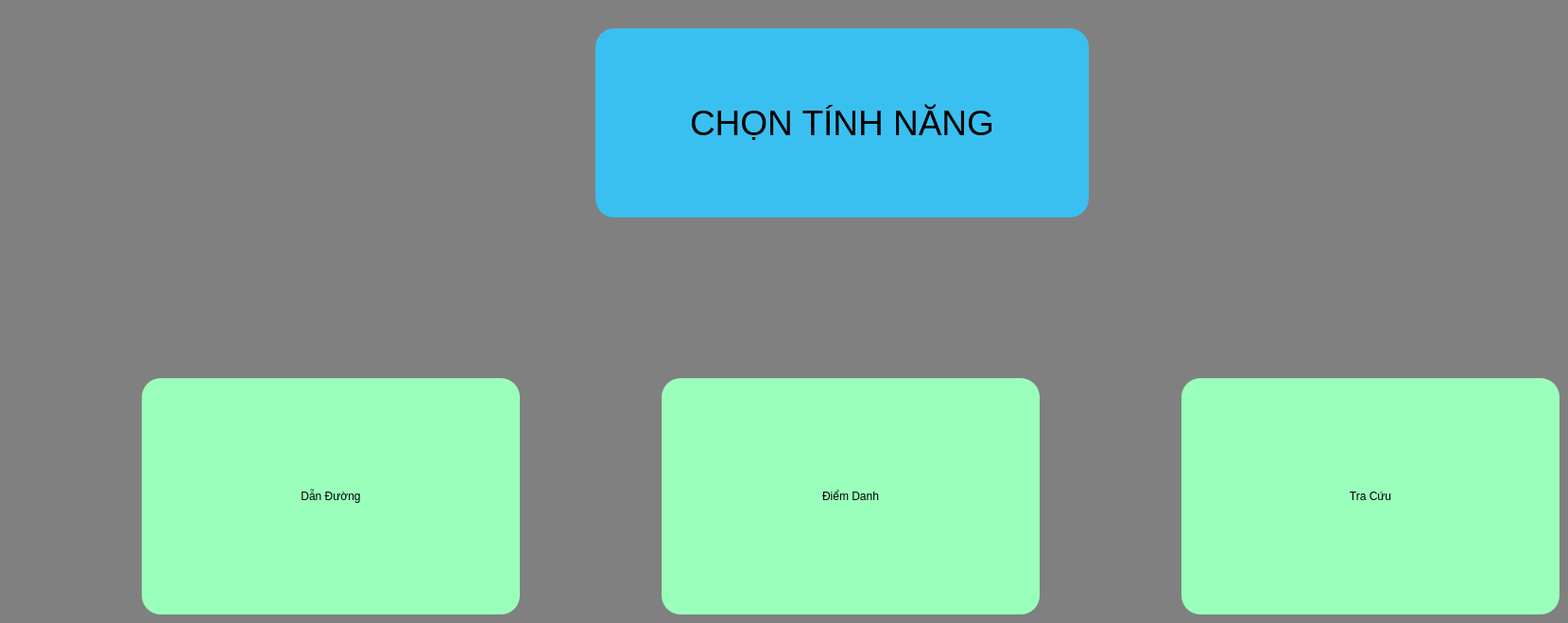
      <widget class="QWidget" name="tab_tinh_nang">
       <property name="palette">
        <palette>
         <active>
          <colorrole role="WindowText">
           <brush brushstyle="SolidPattern">
            <color alpha="255">
             <red>0</red>
             <green>0</green>
             <blue>0</blue>
            </color>
           </brush>
          </colorrole>
          <colorrole role="Button">
           <brush brushstyle="SolidPattern">
            <color alpha="255">
             <red>128</red>
             <green>128</green>
             <blue>128</blue>
            </color>
           </brush>
          </colorrole>
          <colorrole role="Light">
           <brush brushstyle="SolidPattern">
            <color alpha="255">
             <red>255</red>
             <green>255</green>
             <blue>255</blue>
            </color>
           </brush>
          </colorrole>
          <colorrole role="Midlight">
           <brush brushstyle="SolidPattern">
            <color alpha="255">
             <red>255</red>
             <green>255</green>
             <blue>255</blue>
            </color>
           </brush>
          </colorrole>
          <colorrole role="Dark">
           <brush brushstyle="SolidPattern">
            <color alpha="255">
             <red>127</red>
             <green>127</green>
             <blue>127</blue>
            </color>
           </brush>
          </colorrole>
          <colorrole role="Mid">
           <brush brushstyle="SolidPattern">
            <color alpha="255">
             <red>170</red>
             <green>170</green>
             <blue>170</blue>
            </color>
           </brush>
          </colorrole>
          <colorrole role="Text">
           <brush brushstyle="SolidPattern">
            <color alpha="255">
             <red>0</red>
             <green>0</green>
             <blue>0</blue>
            </color>
           </brush>
          </colorrole>
          <colorrole role="BrightText">
           <brush brushstyle="SolidPattern">
            <color alpha="255">
             <red>255</red>
             <green>255</green>
             <blue>255</blue>
            </color>
           </brush>
          </colorrole>
          <colorrole role="ButtonText">
           <brush brushstyle="SolidPattern">
            <color alpha="255">
             <red>0</red>
             <green>0</green>
             <blue>0</blue>
            </color>
           </brush>
          </colorrole>
          <colorrole role="Base">
           <brush brushstyle="SolidPattern">
            <color alpha="255">
             <red>128</red>
             <green>128</green>
             <blue>128</blue>
            </color>
           </brush>
          </colorrole>
          <colorrole role="Window">
           <brush brushstyle="SolidPattern">
            <color alpha="255">
             <red>128</red>
             <green>128</green>
             <blue>128</blue>
            </color>
           </brush>
          </colorrole>
          <colorrole role="Shadow">
           <brush brushstyle="SolidPattern">
            <color alpha="255">
             <red>0</red>
             <green>0</green>
             <blue>0</blue>
            </color>
           </brush>
          </colorrole>
          <colorrole role="AlternateBase">
           <brush brushstyle="SolidPattern">
            <color alpha="255">
             <red>255</red>
             <green>255</green>
             <blue>255</blue>
            </color>
           </brush>
          </colorrole>
          <colorrole role="ToolTipBase">
           <brush brushstyle="SolidPattern">
            <color alpha="255">
             <red>255</red>
             <green>255</green>
             <blue>220</blue>
            </color>
           </brush>
          </colorrole>
          <colorrole role="ToolTipText">
           <brush brushstyle="SolidPattern">
            <color alpha="255">
             <red>0</red>
             <green>0</green>
             <blue>0</blue>
            </color>
           </brush>
          </colorrole>
          <colorrole role="PlaceholderText">
           <brush brushstyle="SolidPattern">
            <color alpha="128">
             <red>0</red>
             <green>0</green>
             <blue>0</blue>
            </color>
           </brush>
          </colorrole>
         </active>
         <inactive>
          <colorrole role="WindowText">
           <brush brushstyle="SolidPattern">
            <color alpha="255">
             <red>0</red>
             <green>0</green>
             <blue>0</blue>
            </color>
           </brush>
          </colorrole>
          <colorrole role="Button">
           <brush brushstyle="SolidPattern">
            <color alpha="255">
             <red>128</red>
             <green>128</green>
             <blue>128</blue>
            </color>
           </brush>
          </colorrole>
          <colorrole role="Light">
           <brush brushstyle="SolidPattern">
            <color alpha="255">
             <red>255</red>
             <green>255</green>
             <blue>255</blue>
            </color>
           </brush>
          </colorrole>
          <colorrole role="Midlight">
           <brush brushstyle="SolidPattern">
            <color alpha="255">
             <red>255</red>
             <green>255</green>
             <blue>255</blue>
            </color>
           </brush>
          </colorrole>
          <colorrole role="Dark">
           <brush brushstyle="SolidPattern">
            <color alpha="255">
             <red>127</red>
             <green>127</green>
             <blue>127</blue>
            </color>
           </brush>
          </colorrole>
          <colorrole role="Mid">
           <brush brushstyle="SolidPattern">
            <color alpha="255">
             <red>170</red>
             <green>170</green>
             <blue>170</blue>
            </color>
           </brush>
          </colorrole>
          <colorrole role="Text">
           <brush brushstyle="SolidPattern">
            <color alpha="255">
             <red>0</red>
             <green>0</green>
             <blue>0</blue>
            </color>
           </brush>
          </colorrole>
          <colorrole role="BrightText">
           <brush brushstyle="SolidPattern">
            <color alpha="255">
             <red>255</red>
             <green>255</green>
             <blue>255</blue>
            </color>
           </brush>
          </colorrole>
          <colorrole role="ButtonText">
           <brush brushstyle="SolidPattern">
            <color alpha="255">
             <red>0</red>
             <green>0</green>
             <blue>0</blue>
            </color>
           </brush>
          </colorrole>
          <colorrole role="Base">
           <brush brushstyle="SolidPattern">
            <color alpha="255">
             <red>128</red>
             <green>128</green>
             <blue>128</blue>
            </color>
           </brush>
          </colorrole>
          <colorrole role="Window">
           <brush brushstyle="SolidPattern">
            <color alpha="255">
             <red>128</red>
             <green>128</green>
             <blue>128</blue>
            </color>
           </brush>
          </colorrole>
          <colorrole role="Shadow">
           <brush brushstyle="SolidPattern">
            <color alpha="255">
             <red>0</red>
             <green>0</green>
             <blue>0</blue>
            </color>
           </brush>
          </colorrole>
          <colorrole role="AlternateBase">
           <brush brushstyle="SolidPattern">
            <color alpha="255">
             <red>255</red>
             <green>255</green>
             <blue>255</blue>
            </color>
           </brush>
          </colorrole>
          <colorrole role="ToolTipBase">
           <brush brushstyle="SolidPattern">
            <color alpha="255">
             <red>255</red>
             <green>255</green>
             <blue>220</blue>
            </color>
           </brush>
          </colorrole>
          <colorrole role="ToolTipText">
           <brush brushstyle="SolidPattern">
            <color alpha="255">
             <red>0</red>
             <green>0</green>
             <blue>0</blue>
            </color>
           </brush>
          </colorrole>
          <colorrole role="PlaceholderText">
           <brush brushstyle="SolidPattern">
            <color alpha="128">
             <red>0</red>
             <green>0</green>
             <blue>0</blue>
            </color>
           </brush>
          </colorrole>
         </inactive>
         <disabled>
          <colorrole role="WindowText">
           <brush brushstyle="SolidPattern">
            <color alpha="255">
             <red>127</red>
             <green>127</green>
             <blue>127</blue>
            </color>
           </brush>
          </colorrole>
          <colorrole role="Button">
           <brush brushstyle="SolidPattern">
            <color alpha="255">
             <red>128</red>
             <green>128</green>
             <blue>128</blue>
            </color>
           </brush>
          </colorrole>
          <colorrole role="Light">
           <brush brushstyle="SolidPattern">
            <color alpha="255">
             <red>255</red>
             <green>255</green>
             <blue>255</blue>
            </color>
           </brush>
          </colorrole>
          <colorrole role="Midlight">
           <brush brushstyle="SolidPattern">
            <color alpha="255">
             <red>255</red>
             <green>255</green>
             <blue>255</blue>
            </color>
           </brush>
          </colorrole>
          <colorrole role="Dark">
           <brush brushstyle="SolidPattern">
            <color alpha="255">
             <red>127</red>
             <green>127</green>
             <blue>127</blue>
            </color>
           </brush>
          </colorrole>
          <colorrole role="Mid">
           <brush brushstyle="SolidPattern">
            <color alpha="255">
             <red>170</red>
             <green>170</green>
             <blue>170</blue>
            </color>
           </brush>
          </colorrole>
          <colorrole role="Text">
           <brush brushstyle="SolidPattern">
            <color alpha="255">
             <red>127</red>
             <green>127</green>
             <blue>127</blue>
            </color>
           </brush>
          </colorrole>
          <colorrole role="BrightText">
           <brush brushstyle="SolidPattern">
            <color alpha="255">
             <red>255</red>
             <green>255</green>
             <blue>255</blue>
            </color>
           </brush>
          </colorrole>
          <colorrole role="ButtonText">
           <brush brushstyle="SolidPattern">
            <color alpha="255">
             <red>127</red>
             <green>127</green>
             <blue>127</blue>
            </color>
           </brush>
          </colorrole>
          <colorrole role="Base">
           <brush brushstyle="SolidPattern">
            <color alpha="255">
             <red>128</red>
             <green>128</green>
             <blue>128</blue>
            </color>
           </brush>
          </colorrole>
          <colorrole role="Window">
           <brush brushstyle="SolidPattern">
            <color alpha="255">
             <red>128</red>
             <green>128</green>
             <blue>128</blue>
            </color>
           </brush>
          </colorrole>
          <colorrole role="Shadow">
           <brush brushstyle="SolidPattern">
            <color alpha="255">
             <red>0</red>
             <green>0</green>
             <blue>0</blue>
            </color>
           </brush>
          </colorrole>
          <colorrole role="AlternateBase">
           <brush brushstyle="SolidPattern">
            <color alpha="255">
             <red>255</red>
             <green>255</green>
             <blue>255</blue>
            </color>
           </brush>
          </colorrole>
          <colorrole role="ToolTipBase">
           <brush brushstyle="SolidPattern">
            <color alpha="255">
             <red>255</red>
             <green>255</green>
             <blue>220</blue>
            </color>
           </brush>
          </colorrole>
          <colorrole role="ToolTipText">
           <brush brushstyle="SolidPattern">
            <color alpha="255">
             <red>0</red>
             <green>0</green>
             <blue>0</blue>
            </color>
           </brush>
          </colorrole>
          <colorrole role="PlaceholderText">
           <brush brushstyle="SolidPattern">
            <color alpha="128">
             <red>0</red>
             <green>0</green>
             <blue>0</blue>
            </color>
           </brush>
          </colorrole>
         </disabled>
        </palette>
       </property>
       <property name="styleSheet">
        <string notr="true"/>
       </property>
       <attribute name="title">
        <string>Tính Năng</string>
       </attribute>
       <widget class="QPushButton" name="bt_dan_duong">
        <property name="geometry">
         <rect>
          <x>150</x>
          <y>400</y>
          <width>400</width>
          <height>250</height>
         </rect>
        </property>
        <property name="styleSheet">
         <string notr="true">QPushButton#bt_dan_duong{
	background-color: rgb(153, 255, 187);

color:rgba(0, 0, 0, 255);
border-radius:20px;
	
	font: 75 35pt &quot;MS Shell Dlg 2&quot;;
}
QPushButton#bt_dan_duong:hover{
	background-color: qlineargradient(spread:pad, x1:0, y1:0, x2:1, y2:0, stop:0 rgba(58, 255, 255, 255), stop:1 rgba(58, 192, 255, 255));

}
QPushButton#bt_dan_duong:pressed{

 padding-left:5px;
 padding-top:5px;
 background-color:rgba(58, 192, 200, 255);


}</string>
        </property>
        <property name="text">
         <string>Dẫn Đường</string>
        </property>
        <property name="icon">
         <iconset>
          <normaloff>../../../.designer/images/destination.png</normaloff>../../../.designer/images/destination.png</iconset>
        </property>
        <property name="iconSize">
         <size>
          <width>70</width>
          <height>70</height>
         </size>
        </property>
       </widget>
       <widget class="QPushButton" name="bt_diem_danh">
        <property name="geometry">
         <rect>
          <x>700</x>
          <y>400</y>
          <width>400</width>
          <height>250</height>
         </rect>
        </property>
        <property name="styleSheet">
         <string notr="true">QPushButton#bt_diem_danh{
	background-color: rgb(153, 255, 187);

color:rgba(0, 0, 0, 255);
border-radius:20px;
	
	font: 75 35pt &quot;MS Shell Dlg 2&quot;;
}
QPushButton#bt_diem_danh:hover{
	background-color: qlineargradient(spread:pad, x1:0, y1:0, x2:1, y2:0, stop:0 rgba(58, 255, 255, 255), stop:1 rgba(58, 192, 255, 255));

}
QPushButton#bt_diem_danh:pressed{

 padding-left:5px;
 padding-top:5px;
 background-color:rgba(58, 192, 200, 255);


}</string>
        </property>
        <property name="text">
         <string>Điểm Danh</string>
        </property>
        <property name="icon">
         <iconset>
          <normaloff>../../../.designer/images/list_flation.png</normaloff>../../../.designer/images/list_flation.png</iconset>
        </property>
        <property name="iconSize">
         <size>
          <width>70</width>
          <height>70</height>
         </size>
        </property>
       </widget>
       <widget class="QPushButton" name="bt_tra_cuu">
        <property name="geometry">
         <rect>
          <x>1250</x>
          <y>400</y>
          <width>400</width>
          <height>250</height>
         </rect>
        </property>
        <property name="styleSheet">
         <string notr="true">QPushButton#bt_tra_cuu{
	background-color: rgb(153, 255, 187);

color:rgba(0, 0, 0, 255);
border-radius:20px;
	
	font: 75 35pt &quot;MS Shell Dlg 2&quot;;
}
QPushButton#bt_tra_cuu:hover{
	background-color: qlineargradient(spread:pad, x1:0, y1:0, x2:1, y2:0, stop:0 rgba(58, 255, 255, 255), stop:1 rgba(58, 192, 255, 255));

}
QPushButton#bt_tra_cuu:pressed{

 padding-left:5px;
 padding-top:5px;
 background-color:rgba(58, 192, 200, 255);


}</string>
        </property>
        <property name="text">
         <string>Tra Cứu</string>
        </property>
        <property name="icon">
         <iconset>
          <normaloff>../../../.designer/images/magnifying-glass.png</normaloff>../../../.designer/images/magnifying-glass.png</iconset>
        </property>
        <property name="iconSize">
         <size>
          <width>70</width>
          <height>70</height>
         </size>
        </property>
       </widget>
       <widget class="QLabel" name="label_chon_tn">
        <property name="geometry">
         <rect>
          <x>630</x>
          <y>30</y>
          <width>522</width>
          <height>200</height>
         </rect>
        </property>
        <property name="maximumSize">
         <size>
          <width>800</width>
          <height>200</height>
         </size>
        </property>
        <property name="sizeIncrement">
         <size>
          <width>800</width>
          <height>200</height>
         </size>
        </property>
        <property name="font">
         <font>
          <family>Ubuntu</family>
          <pointsize>28</pointsize>
          <weight>50</weight>
          <bold>false</bold>
         </font>
        </property>
        <property name="styleSheet">
         <string notr="true">
background-color: rgb(58, 192, 240);
border-radius: 20px;</string>
        </property>
        <property name="text">
         <string>CHỌN TÍNH NĂNG</string>
        </property>
        <property name="alignment">
         <set>Qt::AlignCenter</set>
        </property>
       </widget>
      </widget>
